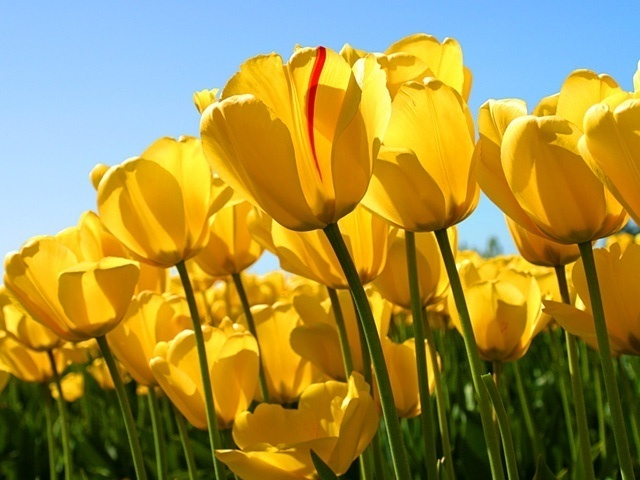
#> input picture 實作練習/matplotlib-view/data/6.jpg, 640 x 480 px
$ python '自訂影像彩色轉灰階函式,並顯示直方圖.py'
#> lines starting #> are read from the running program, lines starting #| are printed output that depends on the picture
from matplotlib import pyplot as plt
#import matplotlib.plot as plt #同上一行

## 自定義影像彩色轉灰階函式
def rgb2gray(rgb):
    gray = 0.2126*rgb[:,:,0] + 0.7152*rgb[:,:,1] + 0.0722*rgb[:,:,2]
    return gray

plt.close('all') #關閉所有視窗
fig = plt.figure() #建立一個 figure

fig.add_subplot(131) #添加1x3圖形陣列的第1個子圖
im1 = plt.imread('data/6.jpg') #讀取彩色影像
#> im1 is the input picture: shape (480, 640, 3); mean R, G, B 160.7, 143.1, 69.2
plt.imshow(im1, aspect='equal'), plt.title('RGB'), plt.axis('off')
#aspect 是圖像高寬比, 可以給數值，或'equal'(default)按原圖比例, 'auto'空間縮放

fig.add_subplot(132) #添加1x3圖形陣列的第2個子圖
im2 = rgb2gray(im1) #使用自定義影像彩色轉灰階函式
#> in rgb2gray, `gray = 0.2126*rgb[:,:,0] + 0.7152*rgb[:,:,1] + 0.0722*rgb[:,:,2]`:
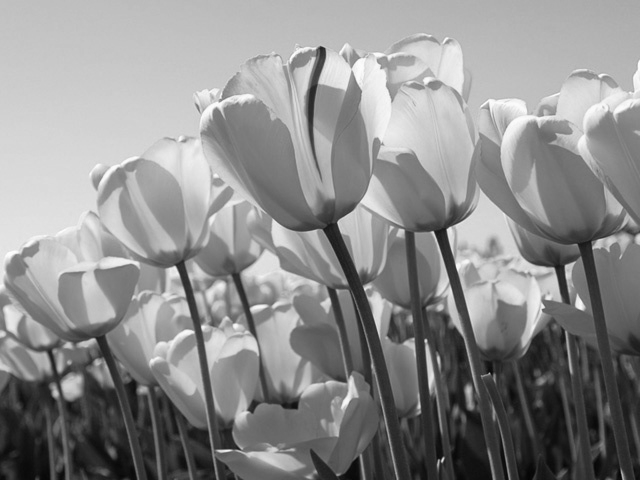
#> gray: shape (480, 640) float64; min 4.29, max 253.7, mean 141.5
plt.imshow(im2, cmap='gray',aspect='auto'), plt.title('Gray'), plt.axis('off')
#cmap 是灰階顏色對映表(colormap), 'gray'為灰階色

fig.add_subplot(133) #添加1x3圖形陣列的第3個子圖
plt.hist(im2.flatten(), bins=64) #顯示64階灰階直方圖
plt.title('1D histogram'), plt.yticks([])
plt.xlabel('graylevel')

plt.show() #顯示圖形陣列
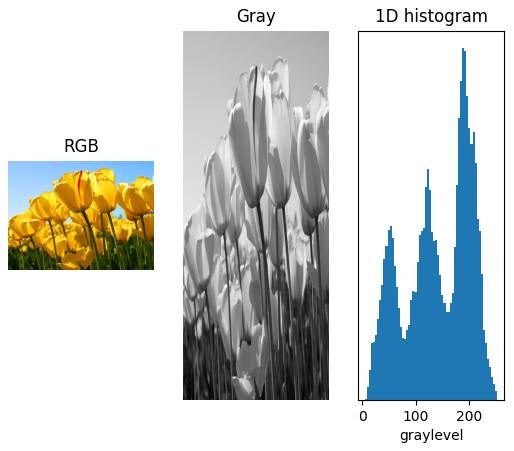
#> figure drawn by matplotlib, 3 panels

$ run again, with 實作練習/matplotlib-view/data/1.jpg copied over 實作練習/matplotlib-view/data/6.jpg
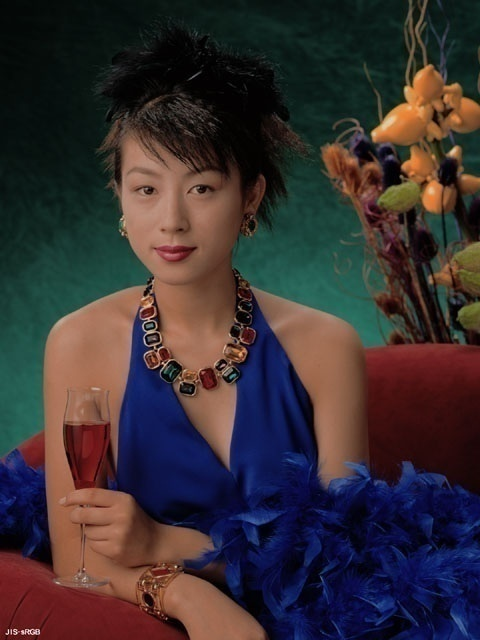
#> input picture 實作練習/matplotlib-view/data/1.jpg, 480 x 640 px
#> im1 is the input picture: shape (640, 480, 3); mean R, G, B 57, 47.7, 50.6
#> in rgb2gray, `gray = 0.2126*rgb[:,:,0] + 0.7152*rgb[:,:,1] + 0.0722*rgb[:,:,2]`:
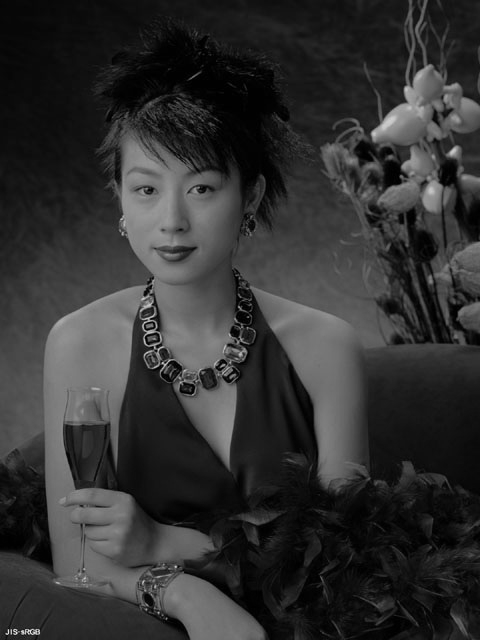
#> gray: shape (640, 480) float64; min 0, max 229.6, mean 49.9
#> `plt.show()`:
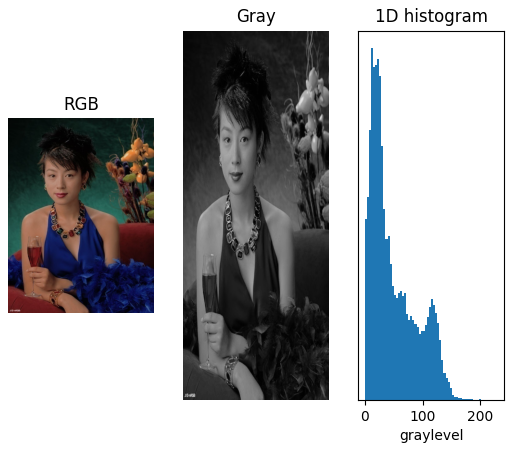
#> figure drawn by matplotlib, 3 panels

$ run again, with 實作練習/matplotlib-view/data/2.jpg copied over 實作練習/matplotlib-view/data/6.jpg
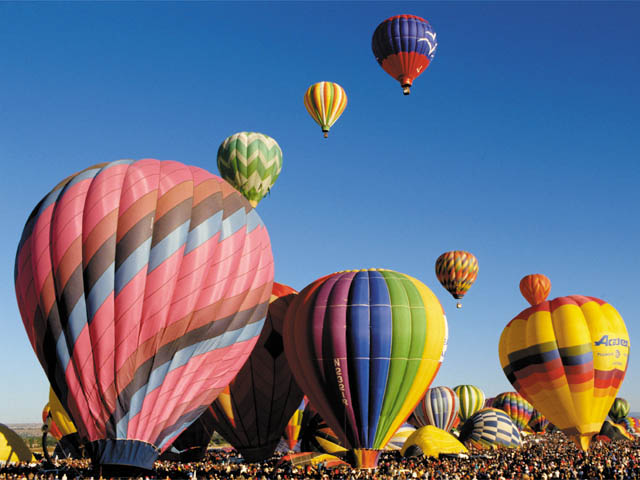
#> input picture 實作練習/matplotlib-view/data/2.jpg, 640 x 480 px
#> im1 is the input picture: shape (480, 640, 3); mean R, G, B 100.5, 110.1, 131.6
#> in rgb2gray, `gray = 0.2126*rgb[:,:,0] + 0.7152*rgb[:,:,1] + 0.0722*rgb[:,:,2]`:
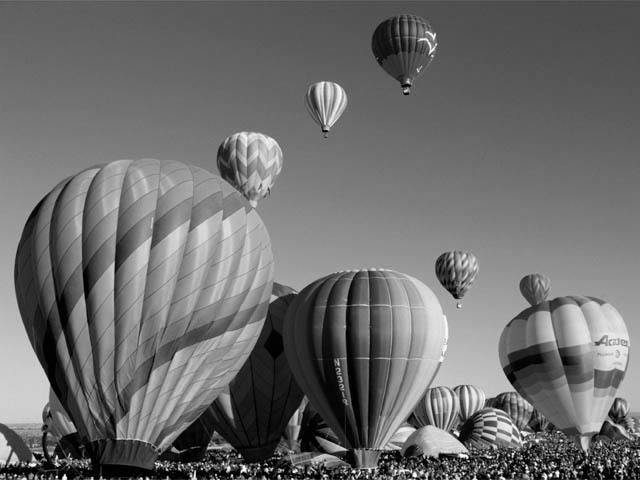
#> gray: shape (480, 640) float64; min 0, max 254.4, mean 109.6
#> `plt.show()`:
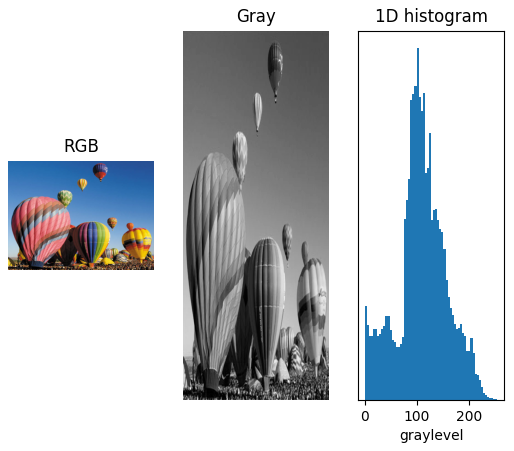
#> figure drawn by matplotlib, 3 panels
